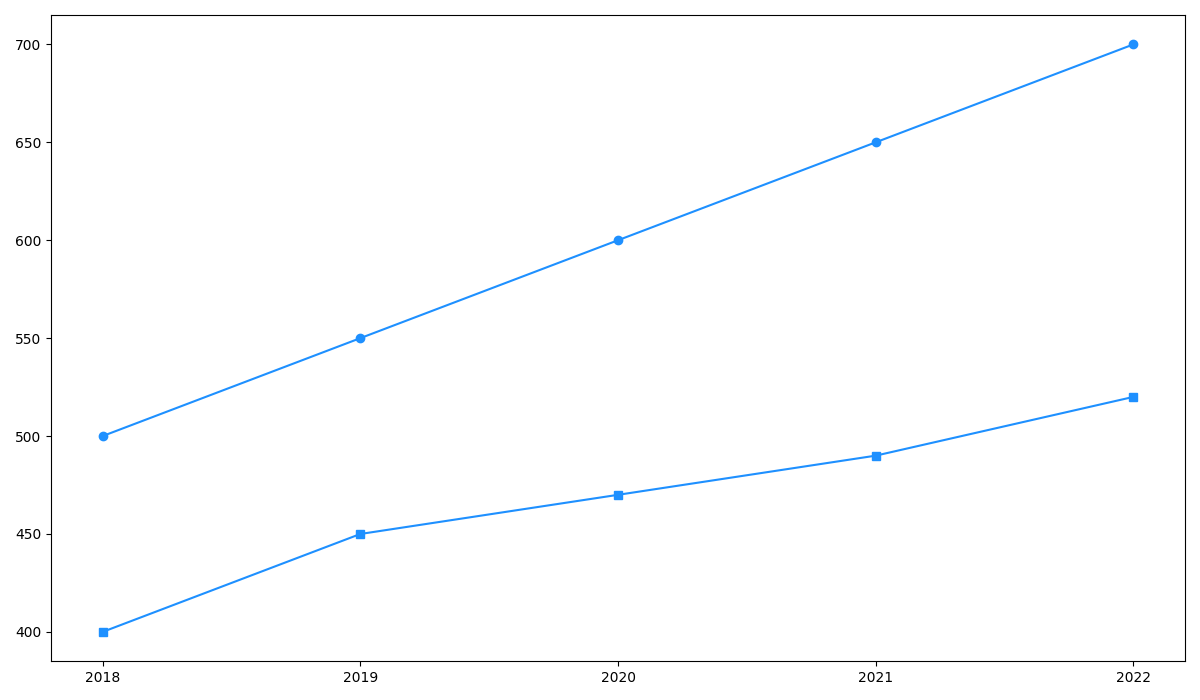

Generate this figure with Python:
import matplotlib.pyplot as plt
import numpy as np

years = np.array([2018, 2019, 2020, 2021, 2022])
city_zephyr = np.array([500, 550, 600, 650, 700])
city_aerios = np.array([400, 450, 470, 490, 520])

fig, ax = plt.subplots(figsize=(12, 7))

# Using the same color for all data groups
ax.plot(years, city_zephyr, marker='o', linestyle='-', color='dodgerblue')
ax.plot(years, city_aerios, marker='s', linestyle='-', color='dodgerblue')

ax.set_xticks(years)

plt.tight_layout()

plt.show()
